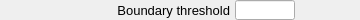
    <widget class="PyDMFrame" name="composite_10">
      <property name="geometry">
        <rect>
          <x>15</x>
          <y>680</y>
          <width>360</width>
          <height>20</height>
        </rect>
      </property>
      <widget class="QLabel" name="text_7">
        <property name="geometry">
          <rect>
            <x>0</x>
            <y>0</y>
            <width>230</width>
            <height>20</height>
          </rect>
        </property>
        <property name="text">
          <string>Boundary threshold</string>
        </property>
        <property name="font" stdset="0">
          <font>
            <pointsize>10</pointsize>
          </font>
        </property>
        <property name="brush" stdset="0">
          <brush brushstyle="SolidPattern">
            <color alpha="255">
              <red>0</red>
              <green>0</green>
              <blue>0</blue>
            </color>
          </brush>
        </property>
        <property name="toolTip">
          <string>text_7</string>
        </property>
        <property name="alignment">
          <set>Qt::AlignRight|Qt::AlignTrailing|Qt::AlignVCenter</set>
        </property>
        <property name="styleSheet">
          <string notr="true">QLabel#text_7 {
  color: rgb(0, 0, 0);
  }</string>
        </property>
      </widget>
      <widget class="PyDMLineEdit" name="text_entry_5">
        <property name="geometry">
          <rect>
            <x>235</x>
            <y>0</y>
            <width>60</width>
            <height>20</height>
          </rect>
        </property>
        <property name="channel" stdset="0">
          <string>ca://${prefix}BoundaryThreshold</string>
        </property>
        <property name="toolTip">
          <string>${prefix}BoundaryThreshold</string>
        </property>
        <property name="font" stdset="0">
          <font>
            <pointsize>10</pointsize>
          </font>
        </property>
        <property name="styleSheet">
          <string notr="true">PyDMLineEdit#text_entry_5 {
  color: rgb(0, 0, 0);
  background-color: rgb(115, 223, 255);
  border: 1px solid black;
  margin: 0px;
  padding: 0px;
  spacing: 0px;
  }</string>
        </property>
      </widget>
      <widget class="PyDMLabel" name="text_update_7">
        <property name="geometry">
          <rect>
            <x>300</x>
            <y>1</y>
            <width>60</width>
            <height>18</height>
          </rect>
        </property>
        <property name="toolTip">
          <string>PV: ${prefix}BoundaryThreshold_RBV</string>
        </property>
        <property name="channel" stdset="0">
          <string>ca://${prefix}BoundaryThreshold_RBV</string>
        </property>
        <property name="font" stdset="0">
          <font>
            <pointsize>10</pointsize>
          </font>
        </property>
        <property name="alignment">
          <set>Qt::AlignLeading|Qt::AlignLeft|Qt::AlignVCenter</set>
        </property>
        <property name="textInteractionFlags">
          <set>Qt::TextSelectableByKeyboard|Qt::TextSelectableByMouse</set>
        </property>
        <property name="styleSheet">
          <string notr="true">PyDMLabel#text_update_7 {
  color: rgb(10, 0, 184);
  background-color: rgb(187, 187, 187);
  }</string>
        </property>
      </widget>
    </widget>
